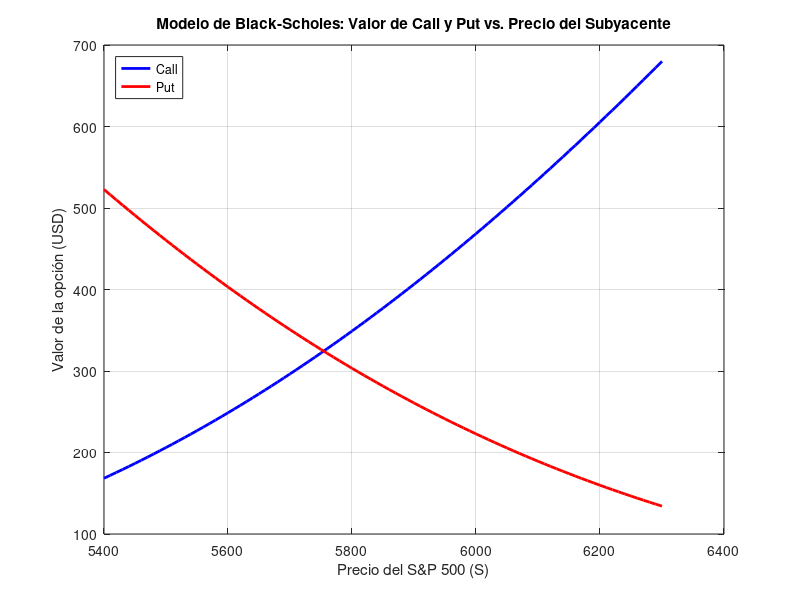

Write the MATLAB code that produced this figure.
% Modelo de Black-Scholes con gráficos para opciones Call y Put
clear; clc; close all;

%% Parámetros base
S0 = 5761;         % Precio actual del S&P 500
K = 5900;          % Precio de ejercicio
r = 0.05;          % Tasa libre de riesgo (anual)
sigma = 0.20;      % Volatilidad (anual)
T = 0.5;           % Tiempo hasta el vencimiento (años)

%% Rango de precios del subyacente para graficar
S = 5400:10:6300;  % Precios hipotéticos del S&P 500

%% Inicializar vectores de precios de opciones
Call = zeros(size(S));
Put = zeros(size(S));

%% Calcular precios de las opciones para cada valor de S
for i = 1:length(S)
    d1 = (log(S(i)/K) + (r + sigma^2/2)*T) / (sigma * sqrt(T));
    d2 = d1 - sigma * sqrt(T);

    Call(i) = S(i) * normcdf(d1) - K * exp(-r*T) * normcdf(d2);
    Put(i)  = K * exp(-r*T) * normcdf(-d2) - S(i) * normcdf(-d1);
end

%% Graficar los resultados
figure;
plot(S, Call, 'b-', 'LineWidth', 2); hold on;
plot(S, Put, 'r-', 'LineWidth', 2);
xlabel('Precio del S&P 500 (S)');
ylabel('Valor de la opción (USD)');
title('Modelo de Black-Scholes: Valor de Call y Put vs. Precio del Subyacente');
legend('Call', 'Put', 'Location', 'northwest');
grid on;
